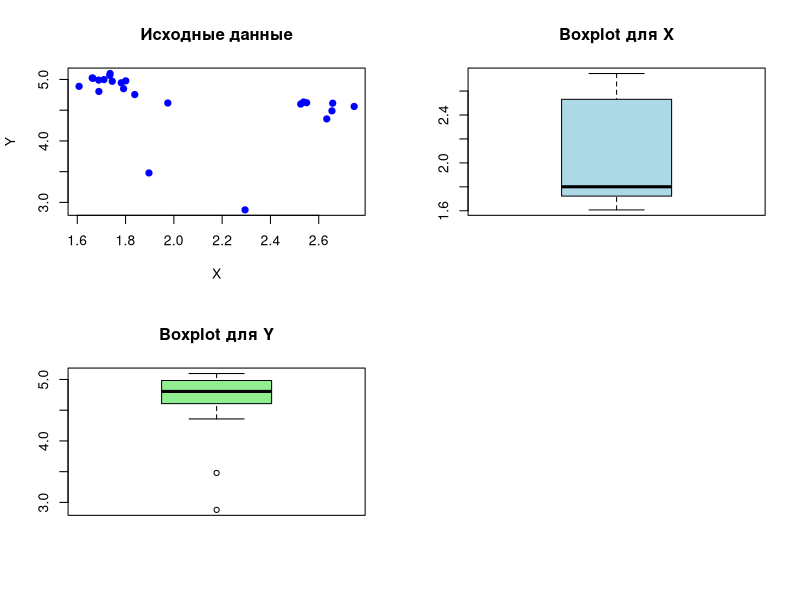
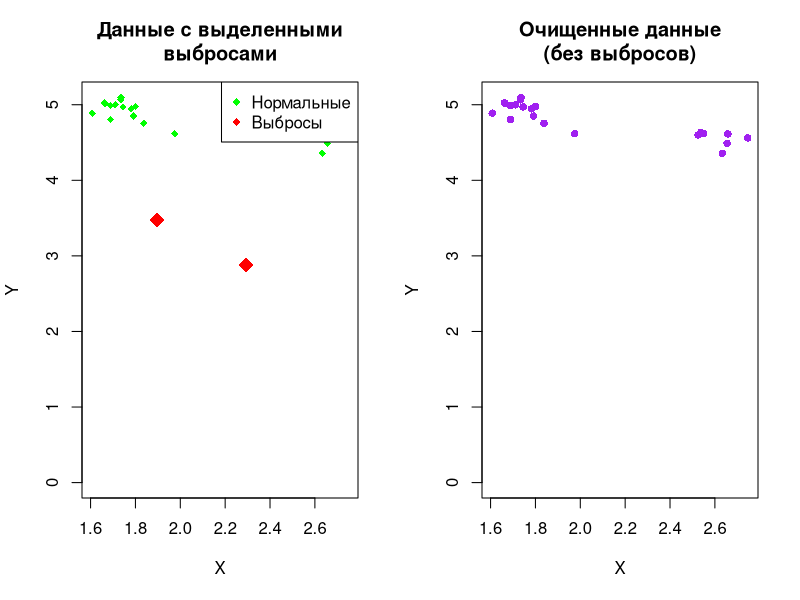
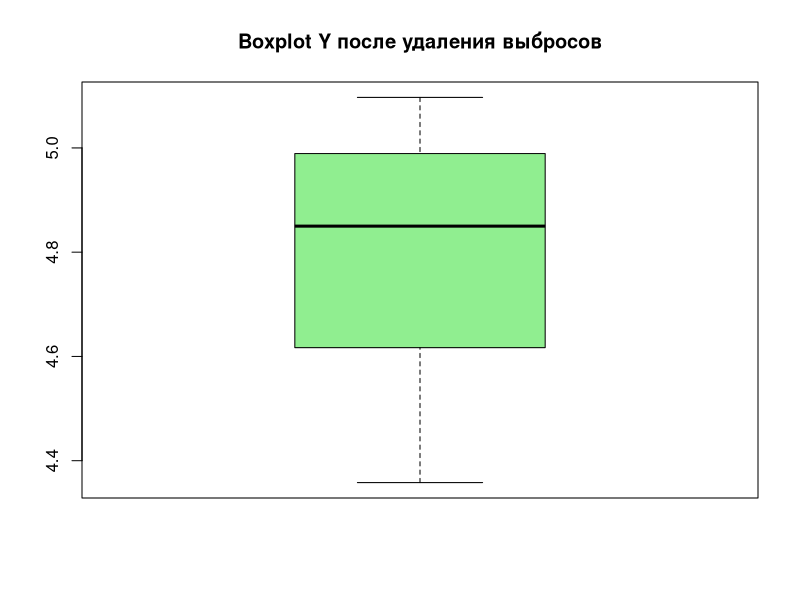
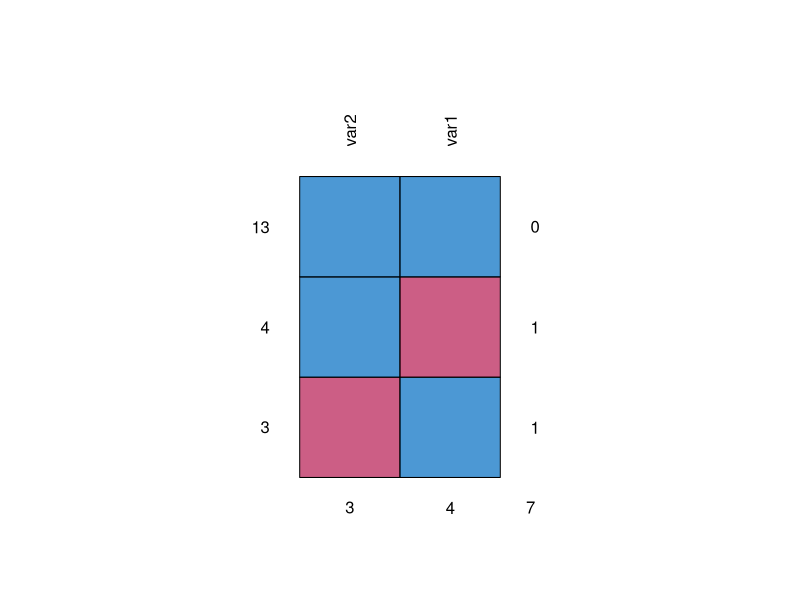
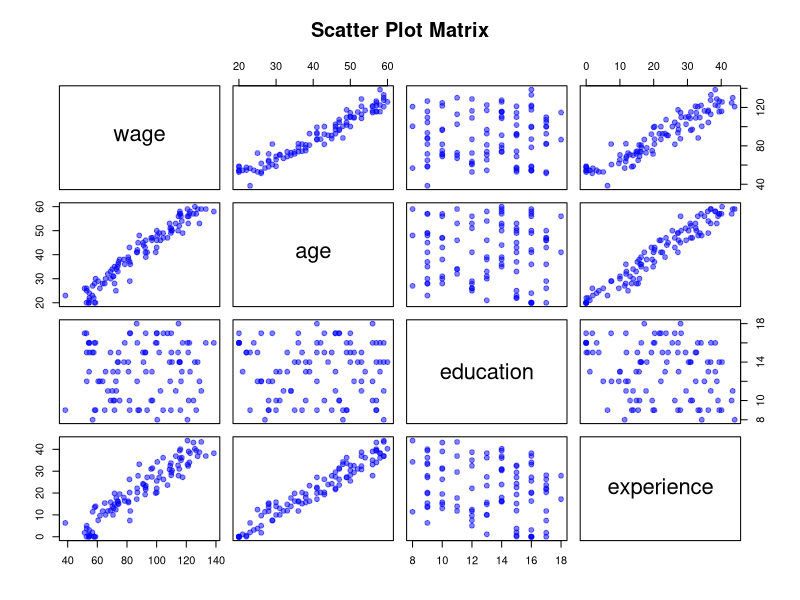

Recreate these plots in R, in order.
## ---- chunk 1
knitr::opts_chunk$set(echo = TRUE, warning = FALSE, message = FALSE)
## ---- chunk 2
# Создаем числовой вектор с NA значениями
x <- c(7, 2, NA, 8, NA, 9, 1, 15, NA, 12, 4, NA, 6)

# Выводим созданный датасет
print("Созданный датасет с NA значениями:")
print(x)

# Проверяем количество NA значений
cat("\nКоличество NA значений:", sum(is.na(x)), "\n")
cat("Общее количество элементов:", length(x), "\n")
## ---- chunk 3
# Исходный датасет
x <- c(7, 2, NA, 8, NA, 9, 1, 15, NA, 12, 4, NA, 6)
print("Исходный датасет:")
print(x)

# Определяем позиции NA значений
bad <- is.na(x)
cat("\nЛогический вектор is.na(x) - TRUE означает NA:\n")
print(bad)

# Извлекаем только "хорошие" значения (не NA)
clean_x <- x[!bad]
cat("\n'Чистый' датасет (без NA):\n")
print(clean_x)

# Альтернативный способ - использование na.omit()
clean_x_alt <- na.omit(x)
cat("\nАльтернативный способ (na.omit):\n")
print(as.vector(clean_x_alt))
## ---- chunk 4
# Создаем текстовый вектор с NA
x <- c("a", "b", NA, "d", NA, "f", "r", NA, "ya")

# Создаем числовой вектор с NA
y <- c(1, 2, NA, 5, NA, 7, NA, 29, 31)

# Создаем таблицу данных
df <- data.frame(text_col = x, number_col = y)
print("Исходная таблица данных:")
print(df)

# Применяем complete.cases() для определения полных строк
good <- complete.cases(df)
cat("\nЛогический вектор complete.cases() - TRUE означает полную строку:\n")
print(good)

# Извлекаем только полные строки
df_clean <- df[good, ]
cat("\n'Чистая' таблица данных (только полные строки):\n")
print(df_clean)

# Демонстрация на векторах отдельно
cat("\n--- Очистка отдельных векторов ---\n")
cat("Чистый текстовый вектор:\n")
print(x[good])
cat("Чистый числовой вектор:\n")
print(y[good])
## ---- chunk 5
# Загружаем необходимые пакеты
library(caret)

# Загружаем датасет airquality
data(airquality)

# Просматриваем структуру данных
print("Структура датасета airquality:")
str(airquality)

# Просматриваем первые строки с пропусками
print("\nПервые 10 строк датасета:")
print(head(airquality, 10))

# Подсчитываем количество пропусков в каждом столбце
print("\nКоличество NA в каждом столбце:")
print(colSums(is.na(airquality)))

# Определяем строки с пропусками
ind <- apply(airquality, 1, function(x) sum(is.na(x))) > 0
cat("\nСтроки с пропущенными значениями (до заполнения):\n")
print(airquality[ind, ])

# --- Заполнение медианой (medianImpute) ---
cat("\n Заполнение медианой (medianImpute) \n")

# Сохраняем копию данных
airquality_median <- airquality

# Создаем препроцессор для числовых столбцов
pPmI <- preProcess(airquality_median[, c("Ozone", "Solar.R")],
  method = "medianImpute"
)

# Применяем препроцессор
airquality_median[, c("Ozone", "Solar.R")] <- predict(
  pPmI,
  airquality_median[, c("Ozone", "Solar.R")]
)

print("Строки после заполнения медианой:")
print(airquality_median[ind, ])

# Проверяем отсутствие NA
cat("\nКоличество NA после заполнения медианой:\n")
print(colSums(is.na(airquality_median)))

# Проверяем, какие значения были заполнены
cat("\nСравнение исходных и заполненных значений:\n")
comparison <- data.frame(
  Строка = which(ind),
  Ozone_исходный = airquality[ind, "Ozone"],
  Ozone_заполненный = airquality_median[ind, "Ozone"],
  Solar_R_исходный = airquality[ind, "Solar.R"],
  Solar_R_заполненный = airquality_median[ind, "Solar.R"]
)
print(head(comparison, 10))
## ---- chunk 6
# Создаем два числовых набора данных с выбросами
x <- c(
  2.633213, 2.654674, 2.746650, 2.657763, 2.525229, 2.549804, 2.537088,
  1.974909, 1.838017, 1.791683, 1.782088, 1.664908, 1.689402, 1.688826,
  1.661763, 1.734322, 1.744875, 1.710471, 1.735690, 1.800677, 1.607354,
  1.896810, 2.294757
)

y <- c(
  4.358015, 4.489513, 4.560919, 4.613810, 4.599738, 4.621614, 4.633119,
  4.616862, 4.754681, 4.849953, 4.945791, 5.019631, 4.805033, 4.989170,
  5.024305, 5.065325, 4.970247, 4.998086, 5.096887, 4.977657, 4.888269,
  3.479053, 2.878145
)

# Создаем DataFrame
df_outliers <- data.frame(x = x, y = y)

print("Исходные данные:")
print(df_outliers)

# Визуализация исходных данных
par(mfrow = c(2, 2))

# Scatter plot исходных данных
plot(x, y,
  main = "Исходные данные",
  xlab = "X", ylab = "Y", pch = 19, col = "blue"
)

# Boxplot для x
boxplot(x, main = "Boxplot для X", col = "lightblue")

# Boxplot для y
boxplot(y, main = "Boxplot для Y", col = "lightgreen")

# Получаем выбросы
outliers_x <- boxplot.stats(x)$out
outliers_y <- boxplot.stats(y)$out

cat("\nВыбросы в X:\n")
print(outliers_x)

cat("Выбросы в Y:\n")
print(outliers_y)

# Находим индексы выбросов в Y
ind <- which(y %in% boxplot.stats(y)$out)
cat("\nИндексы выбросов в Y:\n")
print(ind)

# Сохраняем координаты точек-выбросов
vybrosy <- data.frame(x = x[ind], y = y[ind])
cat("\nКоординаты точек-выбросов:\n")
print(vybrosy)

# Визуализация с выделением выбросов
par(mfrow = c(1, 2))

plot(x, y,
  col = "green", pch = 18, ylim = c(0, max(y)),
  main = "Данные с выделенными\nвыбросами",
  xlab = "X", ylab = "Y"
)
points(vybrosy$x, vybrosy$y, col = "red", pch = 18, cex = 2)
legend("topright",
  legend = c("Нормальные", "Выбросы"),
  col = c("green", "red"), pch = 18
)

# Удаляем выбросы
x_clean <- x[-ind]
y_clean <- y[-ind]

# Визуализация очищенных данных
plot(x_clean, y_clean,
  col = "purple", pch = 16, ylim = c(0, max(y)),
  main = "Очищенные данные\n(без выбросов)",
  xlab = "X", ylab = "Y"
)

par(mfrow = c(1, 1))

# Boxplot после удаления выбросов
boxplot(y_clean, main = "Boxplot Y после удаления выбросов", col = "lightgreen")

cat("\nРазмер данных до очистки:", length(y), "\n")
cat("Размер данных после очистки:", length(y_clean), "\n")
## ---- chunk 7
# Создаем данные с дублируемыми строками
a <- c(rep("A", 3), rep("B", 3), rep("C", 2))
b <- c(1, 1, 2, 4, 1, 1, 2, 2)

df <- data.frame(category = a, value = b)

print("Исходный датафрейм:")
print(df)

# --- Метод 1: duplicated() ---
cat("\n Метод duplicated() \n")

# duplicated() возвращает TRUE для дублирующихся строк (кроме первого вхождения)
dup_mask <- duplicated(df)
print("Маска дубликатов (TRUE = дубликат):")
print(dup_mask)

# Показываем какие строки являются дубликатами
cat("\nДублирующиеся строки:\n")
print(df[dup_mask, ])

# Удаляем дубликаты (оставляем только уникальные)
df_clean_dup <- df[!duplicated(df), ]
cat("\nДатафрейм после удаления дубликатов (!duplicated):\n")
print(df_clean_dup)

# --- Метод 2: unique() ---
cat("\n Метод unique() \n")

df_clean_unique <- unique(df)
print("Датафрейм после применения unique():")
print(df_clean_unique)

# --- Сравнение результатов ---
cat("\n Сравнение результатов \n")
cat("Исходное количество строк:", nrow(df), "\n")
cat("После !duplicated():", nrow(df_clean_dup), "\n")
cat("После unique():", nrow(df_clean_unique), "\n")

# Проверяем идентичность результатов
identical_result <- identical(df_clean_dup, df_clean_unique)
cat("\nРезультаты идентичны:", identical_result, "\n")

# Дополнительно: поиск дубликатов по конкретному столбцу
cat("\n Дубликаты по столбцу 'category' \n")
dup_by_category <- duplicated(df$category)
print("Маска дубликатов по category:")
print(dup_by_category)

df_unique_category <- df[!duplicated(df$category), ]
cat("\nУникальные записи по category (первое вхождение):\n")
print(df_unique_category)
## ---- chunk 8
# Проверяем наличие пакета mice
mice_available <- requireNamespace("mice", quietly = TRUE)

# Создаем датасет с пропущенными значениями
set.seed(123)
dataset <- data.frame(
  var1 = rnorm(20, 0, 1),
  var2 = rnorm(20, 5, 1)
)

# Вносим пропущенные значения
dataset[c(2, 5, 7, 10), 1] <- NA
dataset[c(4, 8, 19), 2] <- NA

print("Исходный датасет с пропусками:")
print(dataset)

cat("\nСтатистика по датасету:\n")
summary(dataset)

# Визуализация паттерна пропусков (ручной метод)
cat("\n Паттерн пропущенных значений \n")
na_pattern <- data.frame(
  var1_missing = is.na(dataset$var1),
  var2_missing = is.na(dataset$var2)
)
print("Строки с пропусками в var1:")
print(which(is.na(dataset$var1)))
print("Строки с пропусками в var2:")
print(which(is.na(dataset$var2)))

if (mice_available) {
  # Используем пакет mice если он доступен
  library(mice)

  # Визуализация паттерна пропусков
  cat("\nПаттерн пропущенных значений (mice):\n")
  md.pattern(dataset, rotate.names = TRUE)

  # Применяем MICE для заполнения пропусков
  imp <- mice(dataset,
    method = "pmm", m = 5, maxit = 50, seed = 500,
    print = FALSE
  )

  cat("\nИнформация об импутации:\n")
  print(imp)

  # Получаем заполненный датасет
  dataset_complete <- complete(imp, 1)

  cat("\nДатасет после заполнения пропусков (MICE - PMM):\n")
  print(dataset_complete)
} else {
  # Альтернативный метод без mice
  cat("\n Пакет mice недоступен. Используем альтернативные методы \n")

  # Сохраняем исходные данные
  dataset_original <- dataset

  # --- Метод 1: Заполнение средним ---
  cat("\n--- Метод 1: Заполнение средним значением ---\n")
  dataset_mean <- dataset
  dataset_mean$var1[is.na(dataset_mean$var1)] <- mean(dataset$var1, na.rm = TRUE)
  dataset_mean$var2[is.na(dataset_mean$var2)] <- mean(dataset$var2, na.rm = TRUE)
  print(dataset_mean)

  # --- Метод 2: Заполнение медианой ---
  cat("\n--- Метод 2: Заполнение медианой ---\n")
  dataset_median <- dataset
  dataset_median$var1[is.na(dataset_median$var1)] <- median(dataset$var1, na.rm = TRUE)
  dataset_median$var2[is.na(dataset_median$var2)] <- median(dataset$var2, na.rm = TRUE)
  print(dataset_median)

  # --- Метод 3: Hot-Deck Imputation (ближайшее наблюдение) ---
  cat("\n--- Метод 3: Hot-Deck Imputation (случайное из наблюдаемых) ---\n")
  dataset_hotdeck <- dataset
  set.seed(42)
  # Заменяем NA случайным значением из непропущенных
  dataset_hotdeck$var1[is.na(dataset_hotdeck$var1)] <-
    sample(na.omit(dataset$var1), sum(is.na(dataset$var1)), replace = TRUE)
  dataset_hotdeck$var2[is.na(dataset_hotdeck$var2)] <-
    sample(na.omit(dataset$var2), sum(is.na(dataset$var2)), replace = TRUE)
  print(dataset_hotdeck)

  # --- Метод 4: Линейная интерполяция ---
  cat("\n--- Метод 4: Простая регрессионная импутация ---\n")
  dataset_reg <- dataset
  # Для var1: используем var2 как предиктор (если var2 не NA)
  lm_var1 <- lm(var1 ~ var2, data = dataset, na.action = na.omit)
  na_idx_var1 <- which(is.na(dataset$var1) & !is.na(dataset$var2))
  if (length(na_idx_var1) > 0) {
    dataset_reg$var1[na_idx_var1] <- predict(lm_var1,
      newdata = dataset[na_idx_var1, ]
    )
  }
  # Оставшиеся NA заполняем средним
  dataset_reg$var1[is.na(dataset_reg$var1)] <- mean(dataset$var1, na.rm = TRUE)

  # Для var2: используем var1 как предиктор
  lm_var2 <- lm(var2 ~ var1, data = dataset_reg, na.action = na.omit)
  na_idx_var2 <- which(is.na(dataset_reg$var2))
  if (length(na_idx_var2) > 0) {
    dataset_reg$var2[na_idx_var2] <- predict(lm_var2,
      newdata = dataset_reg[na_idx_var2, ]
    )
  }
  print(dataset_reg)

  dataset_complete <- dataset_reg
}

cat("\nСтатистика после заполнения:\n")
summary(dataset_complete)

# Проверяем отсутствие NA
cat("\nКоличество NA после импутации:\n")
print(colSums(is.na(dataset_complete)))

# Сравнение средних
cat("\n Сравнение статистик до и после импутации \n")
comparison <- data.frame(
  Показатель = c("Среднее var1", "Медиана var1", "Среднее var2", "Медиана var2"),
  До_импутации = c(
    round(mean(dataset$var1, na.rm = TRUE), 4),
    round(median(dataset$var1, na.rm = TRUE), 4),
    round(mean(dataset$var2, na.rm = TRUE), 4),
    round(median(dataset$var2, na.rm = TRUE), 4)
  ),
  После_импутации = c(
    round(mean(dataset_complete$var1), 4),
    round(median(dataset_complete$var1), 4),
    round(mean(dataset_complete$var2), 4),
    round(median(dataset_complete$var2), 4)
  )
)
print(comparison)
## ---- chunk 9
# Загружаем необходимые пакеты
library(car)

# Создаем синтетические данные для демонстрации мультиколлинеарности
set.seed(42)
n <- 100

# Базовые переменные
age <- round(runif(n, 20, 60))
education <- round(runif(n, 8, 18)) # годы образования

# experience сильно коррелирует с age (это типичная проблема)
experience <- age - education - 6 + rnorm(n, 0, 2)
experience <- pmax(0, experience) # не отрицательный опыт

# Зависимая переменная
wage <- 10 + 0.5 * age + 2 * education + 1.5 * experience + rnorm(n, 0, 5)

# Создаем датафрейм
data_mc <- data.frame(
  wage = wage,
  age = age,
  education = education,
  experience = experience
)

print("Структура данных:")
str(data_mc)

cat("\nОписательная статистика:\n")
summary(data_mc)

# --- Анализ корреляций ---
cat("\n Корреляционная матрица \n")
cor_matrix <- cor(data_mc)
print(round(cor_matrix, 3))

# Визуализация корреляций
pairs(data_mc,
  main = "Scatter Plot Matrix",
  pch = 19, col = rgb(0, 0, 1, 0.5)
)

# --- Оценка модели с мультиколлинеарностью ---
cat("\n Модель с потенциальной мультиколлинеарностью \n")
fit1 <- lm(wage ~ age + education + experience, data = data_mc)
print(summary(fit1))

# --- Расчет VIF (Variance Inflation Factor) ---
cat("\n Variance Inflation Factor (VIF) \n")
vif_values <- vif(fit1)
print(vif_values)

cat("\nИнтерпретация VIF:\n")
cat("VIF = 1: Нет корреляции между переменной и другими\n")
cat("VIF > 5: Умеренная мультиколлинеарность (требует внимания)\n")
cat("VIF > 10: Сильная мультиколлинеарность (нужно решать)\n\n")

# Определяем проблемные переменные
problematic <- names(vif_values[vif_values > 5])
if (length(problematic) > 0) {
  cat("Переменные с VIF > 5:", paste(problematic, collapse = ", "), "\n")
} else {
  cat("Нет переменных с VIF > 5\n")
}

# --- Решение проблемы: удаление коррелированной переменной ---
cat("\n Модель после удаления experience (коррелирует с age) \n")
fit2 <- lm(wage ~ age + education, data = data_mc)
print(summary(fit2))

# VIF для новой модели
cat("\nVIF для модели без experience:\n")
print(vif(fit2))

# --- Сравнение моделей ---
cat("\n Сравнение моделей \n")
comparison_models <- data.frame(
  Model = c("С experience", "Без experience"),
  R_squared = c(summary(fit1)$r.squared, summary(fit2)$r.squared),
  Adj_R_squared = c(summary(fit1)$adj.r.squared, summary(fit2)$adj.r.squared),
  Max_VIF = c(max(vif_values), max(vif(fit2)))
)
print(comparison_models)

# --- Дополнительный метод: анализ собственных значений ---
cat("\n Анализ числа обусловленности \n")
X <- model.matrix(fit1)[, -1] # матрица предикторов без intercept
eigenvalues <- eigen(cor(X))$values
condition_number <- sqrt(max(eigenvalues) / min(eigenvalues))
cat("Число обусловленности:", round(condition_number, 2), "\n")
cat("Если > 30, то серьезная мультиколлинеарность\n")
## ---- chunk 10
sessionInfo()
